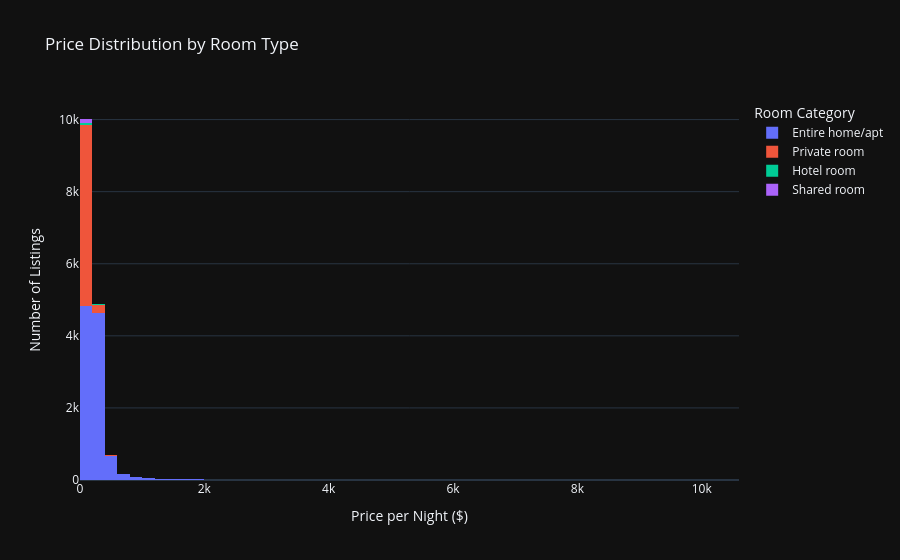

This figure's notebook cell:
### Code cell
fig=px.histogram(
    df_base,
    x='price',
    color="room_type",
    nbins=100,
    title="Price Distribution by Room Type",
    labels={"price": "Price per Night ($)", "room_type":"Room Category"}
)
fig.update_layout(
    yaxis_title="Number of Listings",
    template="plotly_dark"
)

### Figure 1 — Plotly figure (JSON) as saved in the notebook; plotly's stock layout.template omitted (floating-point values rounded to 4 significant figures; data arrays with more than 128 entries replaced by an {"elided": "..."} marker saying what was removed)
{"data": [{"bingroup": "x", "hovertemplate": "Room Category=Entire home/apt<br>Price per Night ($)=%{x}<br>count=%{y}<extra></extra>", "legendgroup": "Entire home/apt", "marker": {"color": "#636efa", "pattern": {"shape": ""}}, "name": "Entire home/apt", "nbinsx": 100, "orientation": "v", "showlegend": true, "type": "histogram", "x": {"elided": "10629 float values"}, "xaxis": "x", "yaxis": "y"}, {"bingroup": "x", "hovertemplate": "Room Category=Private room<br>Price per Night ($)=%{x}<br>count=%{y}<extra></extra>", "legendgroup": "Private room", "marker": {"color": "#EF553B", "pattern": {"shape": ""}}, "name": "Private room", "nbinsx": 100, "orientation": "v", "showlegend": true, "type": "histogram", "x": {"elided": "5293 float values"}, "xaxis": "x", "yaxis": "y"}, {"bingroup": "x", "hovertemplate": "Room Category=Hotel room<br>Price per Night ($)=%{x}<br>count=%{y}<extra></extra>", "legendgroup": "Hotel room", "marker": {"color": "#00cc96", "pattern": {"shape": ""}}, "name": "Hotel room", "nbinsx": 100, "orientation": "v", "showlegend": true, "type": "histogram", "x": [165.5, 160.0, 100.0, 204.0, 280.0, 112.0, 158.7, 109.0, 147.2, 139.5, 94.05, 174.0, 174.0, 163.0, 176.4, 156.6, 152.0, 179.0, 119.0, 115.2, 113.4, 129.6, 109.0, 109.0, 159.3, 159.3, 164.0, 164.0, 164.0, 109.0, 109.0, 109.0, 159.3, 159.3, 109.0, 2283.0, 171.5, 164.0, 159.3, 159.3, 177.0, 252.0, 183.0, 214.2, 192.0, 137.0, 201.6, 164.0, 188.0, 136.0, 139.0, 272.6, 175.0, 165.0, 300.5, 210.0, 127.0, 160.0, 205.0, 249.0, 259.0, 119.0, 128.0, 218.0, 176.0, 109.0, 97.0, 105.0, 138.4, 168.0, 185.0, 175.2, 213.6], "xaxis": "x", "yaxis": "y"}, {"bingroup": "x", "hovertemplate": "Room Category=Shared room<br>Price per Night ($)=%{x}<br>count=%{y}<extra></extra>", "legendgroup": "Shared room", "marker": {"color": "#ab63fa", "pattern": {"shape": ""}}, "name": "Shared room", "nbinsx": 100, "orientation": "v", "showlegend": true, "type": "histogram", "x": [38.0, 36.0, 52.0, 51.0, 34.0, 38.0, 70.0, 70.0, 37.0, 50.0, 37.0, 27.0, 33.0, 30.0, 36.0, 37.0, 50.0, 44.0, 30.0, 43.0, 37.0, 36.0, 37.0, 37.0, 36.0, 35.0, 39.0, 29.0, 29.0, 37.0, 32.0, 32.0, 38.0, 37.0, 52.0, 35.0, 38.0, 305.5, 37.96, 63.92, 44.0, 51.0, 44.0, 48.0, 41.0, 49.0, 61.0, 40.0, 37.0, 45.0, 30.0, 30.0, 30.0, 30.0, 41.0, 40.0, 47.0, 49.0, 27.0, 37.0, 41.0, 23.22, 27.44, 23.22, 27.44, 37.0, 37.0, 37.0, 37.0, 37.0, 23.28, 27.44, 28.0, 38.0, 37.0, 29.0, 30.0, 17.71, 35.5, 39.44, 27.97, 35.0, 37.5, 37.0, 42.0, 33.0, 31.0, 36.0, 39.0, 40.0, 19.0, 22.0, 150.0, 177.0, 122.0, 270.9, 224.0, 92.0, 42.0, 47.0, 42.0, 70.0, 52.8, 43.0, 68.0, 37.0, 35.0, 30.0, 77.0, 70.0, 33.0, 82.0], "xaxis": "x", "yaxis": "y"}], "layout": {"barmode": "relative", "legend": {"title": {"text": "Room Category"}, "tracegroupgap": 0}, "title": {"text": "Price Distribution by Room Type"}, "xaxis": {"anchor": "y", "domain": [0, 1], "title": {"text": "Price per Night ($)"}}, "yaxis": {"anchor": "x", "domain": [0, 1], "title": {"text": "Number of Listings"}}}}
